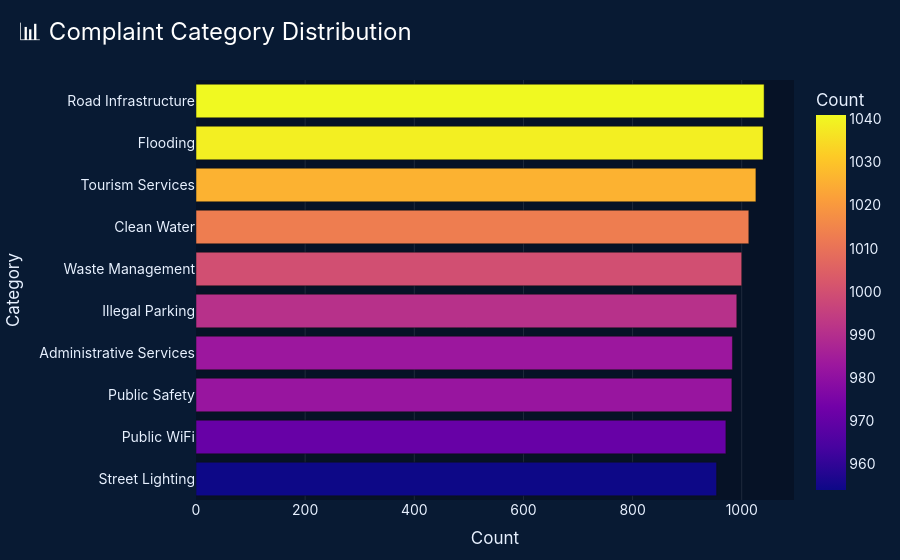

Source (notebook cell):
### Code cell
fig = px.bar(
    category_df,
    x="Count",
    y="Category",
    orientation="h",
    title="📊 Complaint Category Distribution",
    template="plotly_dark",
    color="Count",
    color_continuous_scale="Plasma"
)

fig = px.bar(
    category_df,
    x="Count",
    y="Category",
    orientation="h",
    title="📊 Complaint Category Distribution",
    template="plotly_dark",
    color="Count",
    color_continuous_scale="Plasma"
)

fig.update_layout(
    **COMMON_LAYOUT,
    coloraxis_colorbar=dict(
        bgcolor="rgba(0,0,0,0)",
        tickfont=dict(color=FONT_COLOR)
    )
)

fig.update_yaxes(
    categoryorder="total ascending",
    showgrid=False
)

fig.show()

fig.show()

### Figure 1 — Plotly figure (JSON) as saved in the notebook; plotly's stock layout.template omitted (floating-point values rounded to 4 significant figures)
{"data": [{"hovertemplate": "Count=%{marker.color}<br>Category=%{y}<extra></extra>", "legendgroup": "", "marker": {"color": [1041, 1039, 1026, 1013, 1000, 991, 983, 982, 971, 954], "coloraxis": "coloraxis", "pattern": {"shape": ""}}, "name": "", "orientation": "h", "showlegend": false, "textposition": "auto", "type": "bar", "x": [1041, 1039, 1026, 1013, 1000, 991, 983, 982, 971, 954], "xaxis": "x", "y": ["Road Infrastructure", "Flooding", "Tourism Services", "Clean Water", "Waste Management", "Illegal Parking", "Administrative Services", "Public Safety", "Public WiFi", "Street Lighting"], "yaxis": "y"}], "layout": {"barmode": "relative", "coloraxis": {"colorbar": {"bgcolor": "rgba(0,0,0,0)", "tickfont": {"color": "#E8F1FF"}, "title": {"text": "Count"}}, "colorscale": [[0, "#0d0887"], [0.1111, "#46039f"], [0.2222, "#7201a8"], [0.3333, "#9c179e"], [0.4444, "#bd3786"], [0.5556, "#d8576b"], [0.6667, "#ed7953"], [0.7778, "#fb9f3a"], [0.8889, "#fdca26"], [1, "#f0f921"]]}, "font": {"color": "#E8F1FF", "family": "Inter, Segoe UI, sans-serif", "size": 14}, "legend": {"bgcolor": "rgba(0,0,0,0)", "borderwidth": 0, "font": {"color": "#E8F1FF"}, "tracegroupgap": 0}, "margin": {"b": 60, "l": 60, "r": 40, "t": 80}, "paper_bgcolor": "#081a33", "plot_bgcolor": "#061226", "title": {"font": {"color": "#FFFFFF", "size": 24}, "text": "📊 Complaint Category Distribution", "x": 0.02, "xanchor": "left"}, "xaxis": {"anchor": "y", "domain": [0, 1], "gridcolor": "rgba(255,255,255,0.10)", "showgrid": true, "showline": false, "title": {"text": "Count"}, "zeroline": false}, "yaxis": {"anchor": "x", "categoryorder": "total ascending", "domain": [0, 1], "gridcolor": "rgba(255,255,255,0.10)", "showgrid": false, "showline": false, "title": {"text": "Category"}, "zeroline": false}}}
